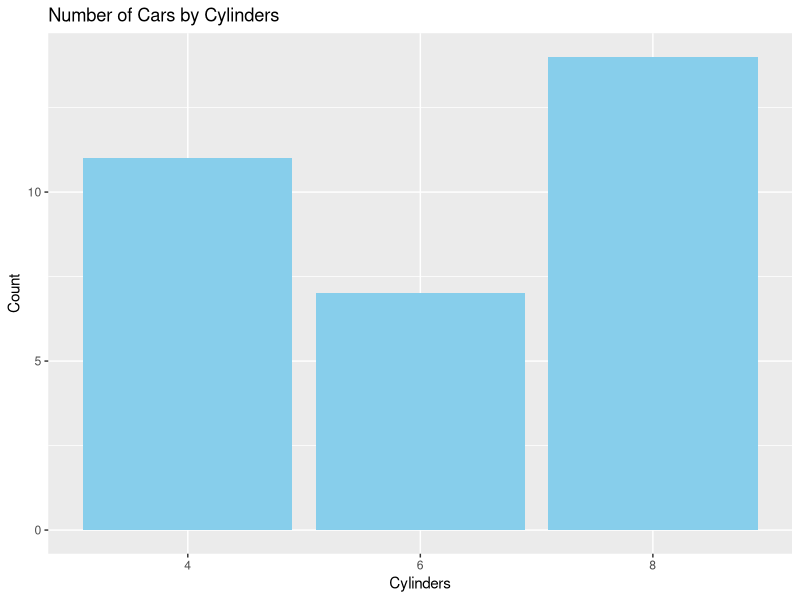

Write the R code that produced this figure.
data(mtcars)

mean(mtcars$mpg)
median(mtcars$mpg)
var(mtcars$mpg)

library(ggplot2)

ggplot(mtcars, aes(x = factor(cyl))) + 
  geom_bar(fill = "skyblue") +
  labs(title = "Number of Cars by Cylinders",
       x = "Cylinders",
       y = "Count")
